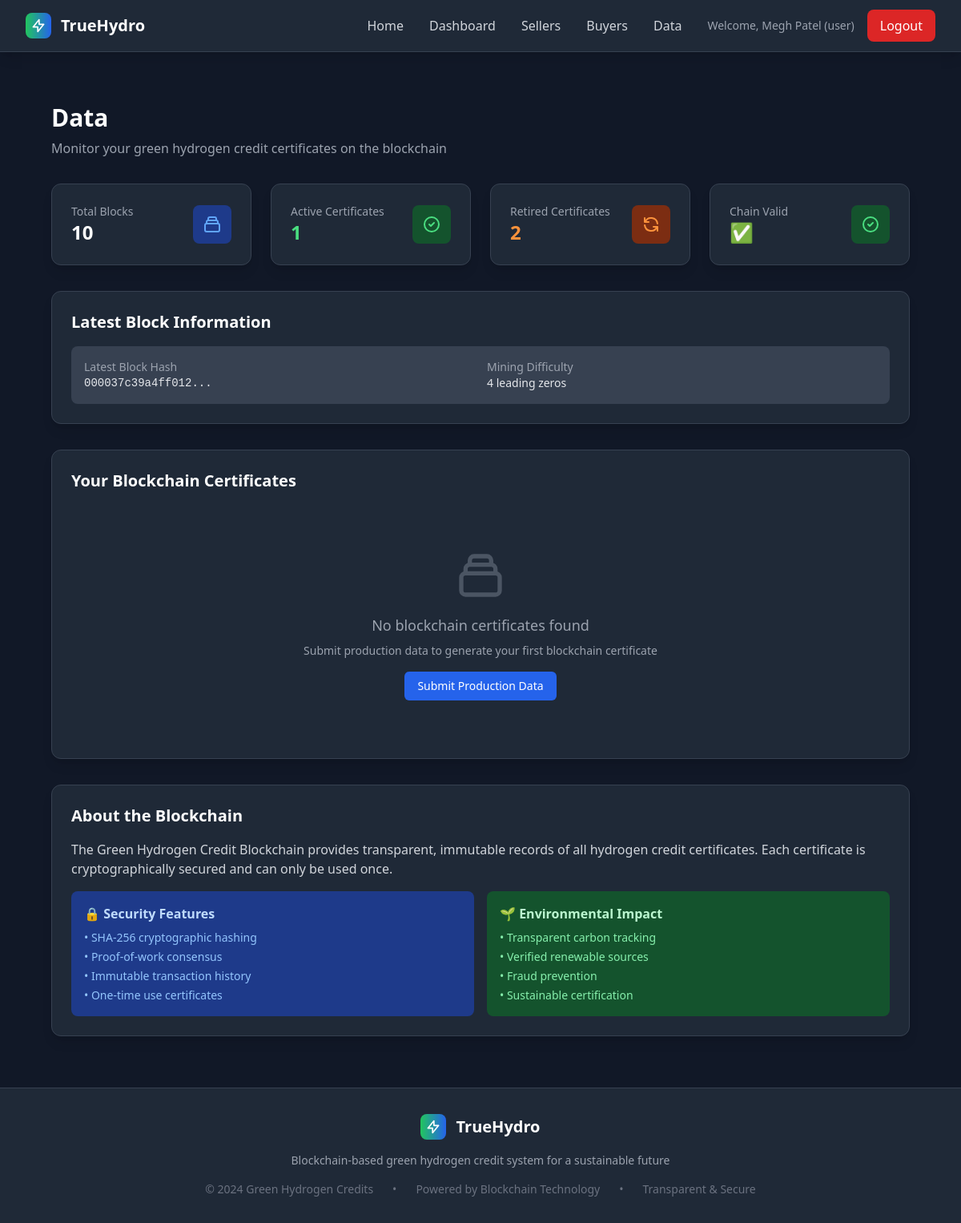
Page /blockchain_dashboard (signed in) on the earlier database version.
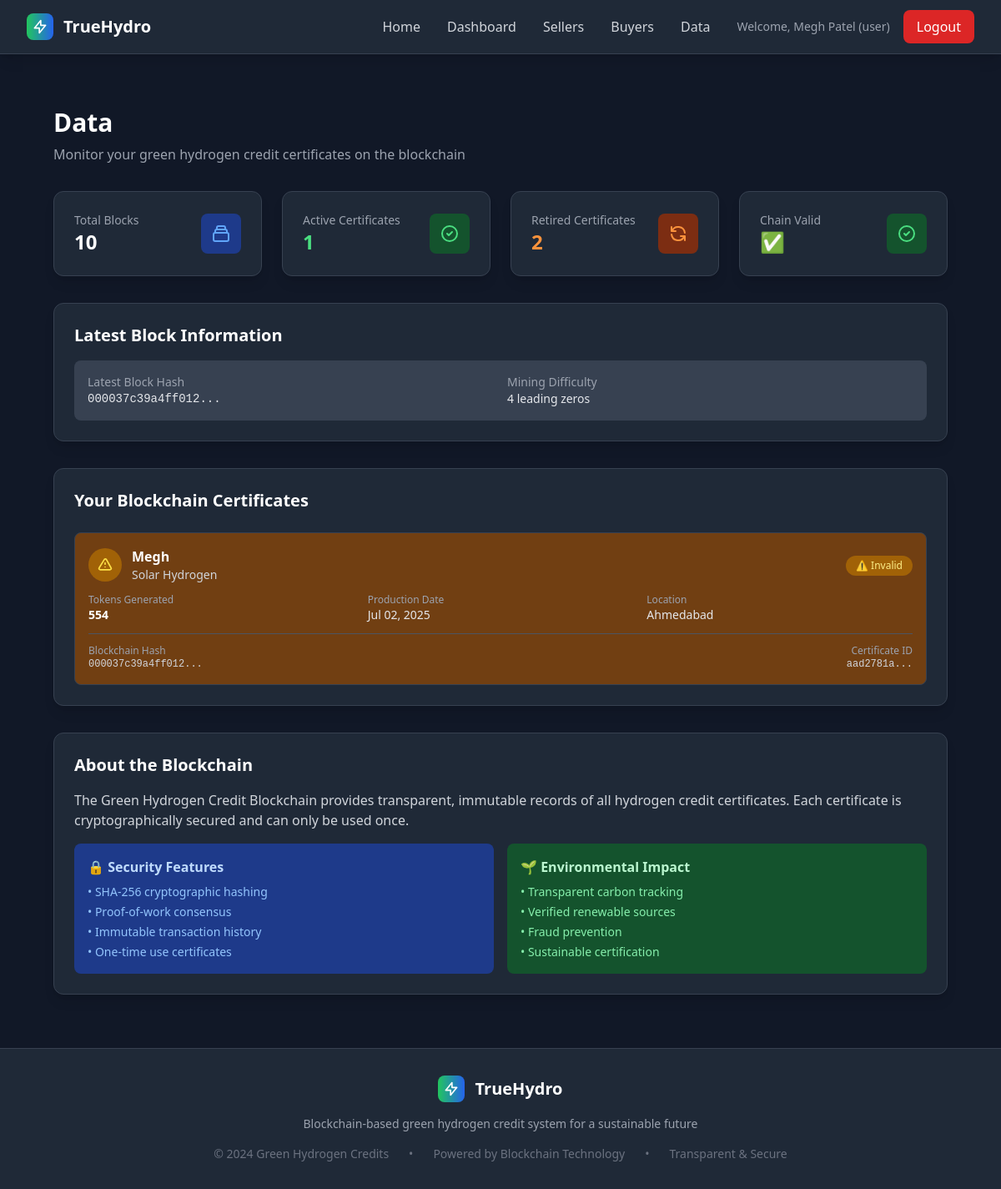
Same page on the later database version.
### app.py (models this page shows)
class HydrogenCredit(db.Model):
    id = db.Column(db.Integer, primary_key=True)
    credit_id = db.Column(db.String(36), unique=True, nullable=False, default=lambda: str(uuid.uuid4()))
    seller_id = db.Column(db.Integer, db.ForeignKey('user.id'), nullable=False)
    buyer_id = db.Column(db.Integer, db.ForeignKey('user.id'), nullable=True)
    production_capacity = db.Column(db.Float, nullable=False)  # MWh
    hydrogen_weight_kg = db.Column(db.Float, nullable=False)  # Weight in kg
    tokens_generated = db.Column(db.Integer, nullable=False)  # 1 kg = 1 token
    renewable_source = db.Column(db.String(50), nullable=False)
    production_date = db.Column(db.Date, nullable=False)
    location = db.Column(db.String(200), nullable=False)
    facility_name = db.Column(db.String(100), nullable=False)
    certification_type = db.Column(db.String(50), nullable=False)
    description = db.Column(db.Text, nullable=True)
    price_per_token = db.Column(db.Float, nullable=False)  # Price per token
    status = db.Column(db.String(20), default='pending')  # 'pending', 'approved', 'rejected', 'available', 'sold', 'retired'
    created_at = db.Column(db.DateTime, default=lambda: datetime.now(timezone.utc))
    verified_at = db.Column(db.DateTime, nullable=True)
    verified_by = db.Column(db.String(100), nullable=True)
    rejection_reason = db.Column(db.Text, nullable=True)
    blockchain_hash = db.Column(db.String(64), nullable=True)
    certificate_id = db.Column(db.String(36), nullable=True)
    sold_at = db.Column(db.DateTime, nullable=True)
    retired_at = db.Column(db.DateTime, nullable=True)
    seller = db.relationship('User', foreign_keys=[seller_id])
    buyer = db.relationship('User', foreign_keys=[buyer_id])

### app.py (the view)
    def decorated_function(*args, **kwargs):
        if 'user_id' not in session:
            flash('Please log in to access this page.', 'error')
            return redirect(url_for('login'))
        return f(*args, **kwargs)

### app.py (called while the page is built)
def login_required(f):
    def decorated_function(*args, **kwargs):
        if 'user_id' not in session:
            flash('Please log in to access this page.', 'error')
            return redirect(url_for('login'))
        return f(*args, **kwargs)
    decorated_function.__name__ = f.__name__
    return decorated_function

### blockchain/green_chain.py (called while the page is built)
def get_blockchain() -> GreenChain:
    return green_chain

    def calculate_hash(self) -> str:
        block_string = json.dumps({
            'index': self.index,
            'timestamp': self.timestamp,
            'data': self.data,
            'previous_hash': self.previous_hash,
            'nonce': self.nonce
        }, sort_keys=True, default=str)
        return hashlib.sha256(block_string.encode()).hexdigest()

    def get_latest_block(self) -> Block:
        return self.chain[-1] if self.chain else None

    def is_chain_valid(self) -> bool:
        for i in range(1, len(self.chain)):
            current_block = self.chain[i]
            previous_block = self.chain[i - 1]
            if not self.is_valid_block(current_block):
                return False
        return True

### templates/blockchain_dashboard.html (shortened to what the changed rows need)
{% extends "base.html" %}
{% block content %}
<div class="max-w-7xl mx-auto px-4 sm:px-6 lg:px-8 py-8 bg-gray-900 text-gray-100">
    <div class="mb-8">
        <h1 class="text-3xl font-bold text-white mb-2">Data</h1>
    </div>
    <div class="bg-gray-800 rounded-xl shadow-lg p-6 border border-gray-700 mb-8">
        <h2 class="text-xl font-bold text-white mb-4">Latest Block Information</h2>
    </div>
    <div class="bg-gray-800 rounded-xl shadow-lg p-6 border border-gray-700">
        <h2 class="text-xl font-bold text-white mb-6">Your Blockchain Certificates</h2>
        {% if user_certificates %}
        <div class="space-y-4">
            {% for cert_data in user_certificates %}
            <div class="border border-gray-700 rounded-lg p-4
                        {% if cert_data.status == 'retired' %}bg-gray-700
                        {% elif cert_data.is_valid %}bg-green-900
                        {% else %}bg-yellow-900{% endif %}">
                <div class="flex items-center justify-between mb-3">
                    <div class="flex items-center space-x-3">
                        <div class="w-10 h-10 rounded-full flex items-center justify-center
                                    {% if cert_data.status == 'retired' %}bg-gray-600
                                    {% elif cert_data.is_valid %}bg-green-700
                                    {% else %}bg-yellow-700{% endif %}">
                            {% if cert_data.status == 'retired' %}
                            <svg class="w-5 h-5 text-gray-300" fill="none" stroke="currentColor" viewBox="0 0 24 24">
                                <path stroke-linecap="round" stroke-linejoin="round" stroke-width="2" d="M4 4v5h.582m15.356 2A8.001 8.001 0 004.582 9m0 0H9m11 11v-5h-.581m0 0a8.003 8.003 0 01-15.357-2m15.357 2H15"></path>
                            </svg>
                            {% elif cert_data.is_valid %}
                            <svg class="w-5 h-5 text-green-300" fill="none" stroke="currentColor" viewBox="0 0 24 24">
                                <path stroke-linecap="round" stroke-linejoin="round" stroke-width="2" d="M9 12l2 2 4-4m6 2a9 9 0 11-18 0 9 9 0 0118 0z"></path>
                            </svg>
                            {% else %}
                            <svg class="w-5 h-5 text-yellow-300" fill="none" stroke="currentColor" viewBox="0 0 24 24">
                                <path stroke-linecap="round" stroke-linejoin="round" stroke-width="2" d="M12 9v2m0 4h.01m-6.938 4h13.856c1.54 0 2.502-1.667 1.732-2.5L13.732 4c-.77-.833-1.964-.833-2.732 0L3.34 16.5c-.77.833.192 2.5 1.732 2.5z"></path>
                            </svg>
                            {% endif %}
                        </div>
                        <div>
                            <h3 class="font-semibold text-white">{{ cert_data.credit.facility_name }}</h3>
                            <p class="text-sm text-gray-300">{{ cert_data.credit.renewable_source.title() }} Hydrogen</p>
                        </div>
                    </div>
                    <div class="text-right">
                        <span class="inline-flex items-center px-3 py-1 rounded-full text-xs font-medium
                                    {% if cert_data.status == 'retired' %}bg-gray-600 text-gray-200
                                    {% elif cert_data.is_valid %}bg-green-700 text-green-200
                                    {% else %}bg-yellow-700 text-yellow-200{% endif %}">
                            {% if cert_data.status == 'retired' %}
                                ♻️ Retired
                            {% elif cert_data.is_valid %}
                                ✅ Valid
                            {% else %}
                                ⚠️ Invalid
                            {% endif %}
                        </span>
                    </div>
                </div>
                <div class="grid grid-cols-1 md:grid-cols-3 gap-4 mb-3">
                    <div>
                        <p class="text-xs font-medium text-gray-400">Tokens Generated</p>
                        <p class="text-sm font-semibold text-white">{{ cert_data.credit.tokens_generated }}</p>
                    </div>
                    <div>
                        <p class="text-xs font-medium text-gray-400">Production Date</p>
                        <p class="text-sm text-gray-200">{{ cert_data.credit.production_date.strftime('%b %d, %Y') }}</p>
                    </div>
                    <div>
                        <p class="text-xs font-medium text-gray-400">Location</p>
                        <p class="text-sm text-gray-200">{{ cert_data.credit.location }}</p>
                    </div>
                </div>
                <div class="border-t border-gray-600 pt-3">
                    <div class="flex items-center justify-between">
                        <div>
                            <p class="text-xs font-medium text-gray-400">Blockchain Hash</p>
                            <p class="text-xs font-mono text-gray-300 break-all">{{ cert_data.blockchain_hash[:16] }}...</p>
                        </div>
                        <div class="text-right">
                            <p class="text-xs font-medium text-gray-400">Certificate ID</p>
                            <p class="text-xs font-mono text-gray-300">{{ cert_data.credit.certificate_id[:8] }}...</p>
                        </div>
                    </div>
                </div>
            </div>
            {% endfor %}
        </div>
        {% else %}
        <div class="text-center py-12 text-gray-400">
            <p class="text-lg font-medium">No blockchain certificates found</p>
            <p class="text-sm mt-2">Submit production data to generate your first blockchain certificate</p>
            <a href="{{ url_for('seller_panel') }}" class="inline-flex items-center px-4 py-2 text-sm font-medium rounded-md text-white bg-blue-600 hover:bg-blue-700 mt-4">
                Submit Production Data
            </a>
        </div>
        {% endif %}
    </div>
    <div class="bg-gray-800 rounded-xl shadow-lg p-6 border border-gray-700 mt-8">
        <h2 class="text-xl font-bold text-white mb-4">About the Blockchain</h2>
    </div>
</div>
{% endblock %}

Differences in the rows shown:
added HydrogenCredit: credit.facility_name "Megh", credit.renewable_source "Solar", credit.tokens_generated "554", credit.production_date "Jul 02, 2025", credit.location "Ahmedabad", blockchain_hash "000037c39a4ff012", credit "aad2781a"
Other differences:
text no longer shown: "No blockchain certificates found Submit production data to generate your first blockchain certificate Submit Production Data"
